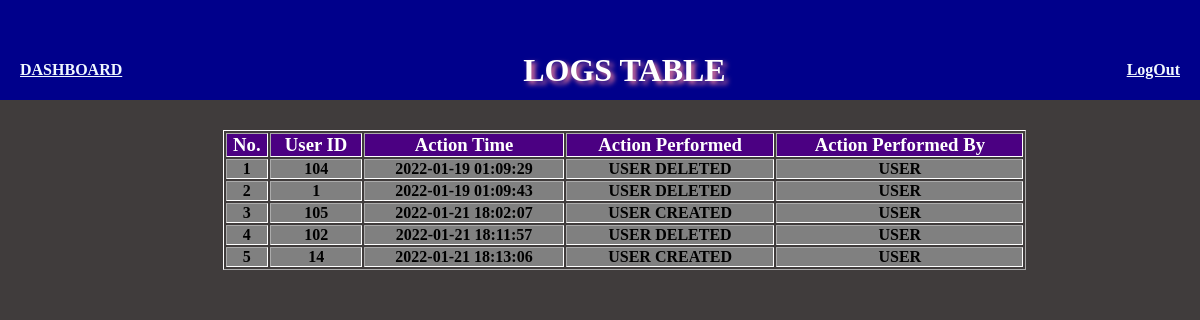
/courier-management-system-main/admin/get_log.php (signed in), run on the app's committed database.
### tables this page shows
CREATE TABLE `logss` (
  `user_id` int(11) NOT NULL,
  `action_time` datetime NOT NULL,
  `action_performed` text NOT NULL,
  `action_performed_by` text NOT NULL
);

### courier-management-system-main/admin/get_log.php (the view, shortened to what this page needs)
<?php
include('head.php');
?>
<div class="admintitle">
    <div>
        <h4><a href="./dashboard.php" style="float: left; margin-left:20px; color:aliceblue;">DASHBOARD</a></h4>
        <h4><a href="logout.php" style="float: right; margin-right:20px; color:aliceblue;">LogOut</a></h4>
    </div>
    <h1 align='center' style="text-shadow: 0.1em 0.1em 0.15em #f9829b;">LOGS TABLE</h1>
</div>
<div style="overflow-x:auto;">
    <table width='80%' border="1px solid" style="margin-left: auto; margin-right:auto; margin-top:30px; font-weight:bold; border-collapse: separate ; border-color: white;">
        <tr style="background-color: indigo; ">
            <th style="color: white;" ><h3>No.</h3></th>
            <th style="color: white;"><h3>User ID</h3></th>
            <th style="color: white;"><h3>Action Time</h3></th>
            <th style="color: white;"><h3>Action Performed</h3></th>
            <th style="color: white;"><h3>Action Performed By</h3></th>
        </tr>
        <?php
        include('../dbconnection.php');
        $qry = "SELECT * FROM `logss`";
        $run = mysqli_query($dbcon, $qry);
        if (mysqli_num_rows($run) < 1) {
            echo "<tr><td colspan='6'>There is no Data in Database</td></tr>";
        } else {
            $count = 0;
            while ($data = mysqli_fetch_assoc($run)) {
                $count++;
        ?>
                <tr align="center" style="background-color: grey" >
                    <td><?php echo $count; ?></td>
                    <td><?php echo $data['user_id']; ?></td>
                    <td><?php echo $data['action_time']; ?></td>
                    <td><?php echo $data['action_performed']; ?></td>
                    <td><?php echo $data['action_performed_by']; ?></td>
                </tr>
        <?php
            }
        }
        ?>
    </table>
</div>

### courier-management-system-main/admin/head.php (shortened to what this page needs)
<!DOCTYPE html>
<html>
	<head>
    </head>
	<body bgcolor="#067d64">

### courier-management-system-main/admin/head.php (style rules this page uses)
* { margin: 0; padding: 0; background-repeat: no-repeat; }
.admintitle { position: relative; background-color: darkblue; color: #fff; height: 100px; line-height: 140px; }

### courier-management-system-main/admin/get_log.php (style rules this page uses)
body { background-color: #403C3C; }

### data on the page
logss: user_id "104", action_time "2022-01-19 01:09:29", action_performed "USER DELETED", action_performed_by "USER"
logss: user_id "1", action_time "2022-01-19 01:09:43", action_performed "USER DELETED", action_performed_by "USER"
logss: user_id "105", action_time "2022-01-21 18:02:07", action_performed "USER CREATED", action_performed_by "USER"
logss: user_id "102", action_time "2022-01-21 18:11:57", action_performed "USER DELETED", action_performed_by "USER"
logss: user_id "14", action_time "2022-01-21 18:13:06", action_performed "USER CREATED", action_performed_by "USER"
